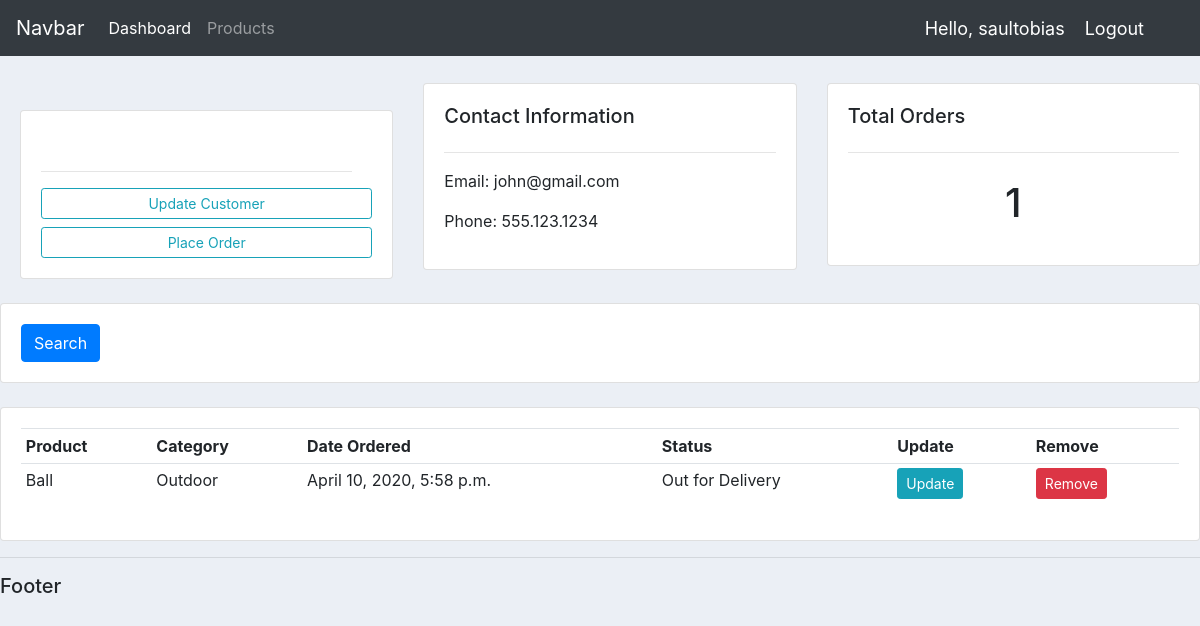
The app's page /customer/1/ (signed in), older data.
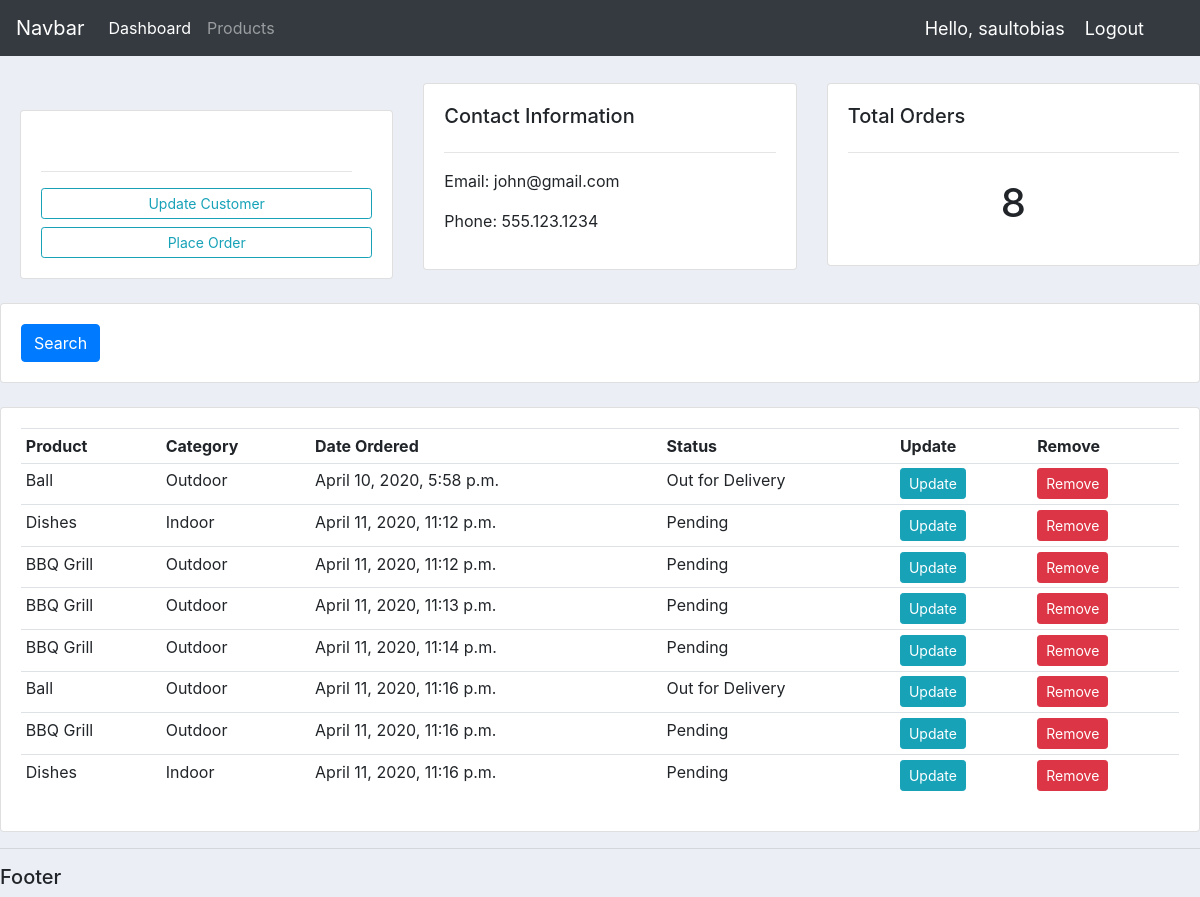
The same page, newer data.
### accounts/models.py (models this page shows, shortened)
class Order(models.Model):
	STATUS = (
			('Pending', 'Pending'),
			('Out for Delivery', 'Out for Delivery'),
			('Delivered', 'Delivered'),
		)
	customer = models.ForeignKey(Customer, null = True, on_delete = models.SET_NULL)
	product = models.ForeignKey(Product, null = True, on_delete = models.SET_NULL)
	date_created = models.DateTimeField(auto_now_add=True, null=True)
	status = models.CharField(max_length=200, null=True, choices=STATUS)

class Product(models.Model):
	CATEGORY = (
			('Indoor', 'Indoor'),
			('Outdoor', 'Outdoor'),
		)
	name = models.CharField(max_length=200, null=True)
	price = models.FloatField(null=True)
	category = models.CharField(max_length=200, null=True, choices=CATEGORY)
	description = models.CharField(max_length=200, null=True, blank = True)
	date_created = models.DateTimeField(auto_now_add=True, null=True)
	tags = models.ManyToManyField(Tag)
	def __str__(self):
		return self.name

### accounts/views.py (the view)
# urls.py: path('customer/<str:pk>/', views.customer, name="customer"),
@login_required(login_url='login')
def customer(request, pk):
	customer = Customer.objects.get(id=pk)
	orders = customer.order_set.all()
	orders_count = orders.count()
	context = {'customer':customer, 'orders':orders, 'orders_count':orders_count}
	return render(request, 'accounts/customer.html', context)

### accounts/templates/accounts/customer.html
{% extends 'accounts/main.html' %}
{% block content %}
<br>
<div class="row">
	<div class="col-md">
		<div class="card card-body">
			<h5>Customer</h5>
			<hr>
			<a class="btn btn-outline-info btn-sm btn-block" href="">Update Customer</a>
			<a class="btn btn-outline-info btn-sm btn-block" href="{% url 'create_order' customer.id %}">Place Order</a>
		</div>
	</div>
	<div class="col-md">
		<div class="card card-body">
			<h5>Contact Information</h5>
			<hr>
			<p>Email: {{customer.email}}</p>
			<p>Phone: {{customer.phone}}</p>
		</div>
	</div>
	<div class="col-md">
		<div class="card card-body">
			<h5>Total Orders</h5>
			<hr>
			<h1 style="text-align: center;padding: 10px">{{orders_count}}</h1>
		</div>
	</div>
</div>
<br>
<div class="row">
	<div class="col">
		<div class="card card-body">
			<form method="get">
				<button class="btn btn-primary" type="submit">Search</button>
			</form>
		</div>
	</div>
</div>
<br>
<div class="row">
	<div class="col-md">
		<div class="card card-body">
			<table class="table table-sm">
				<tr>
					<th>Product</th>
					<th>Category</th>
					<th>Date Ordered</th>
					<th>Status</th>
					<th>Update</th>
					<th>Remove</th>
				</tr>
				{% for order in orders%}
				<tr>
					<td>{{order.product}}</td>
					<td>{{order.product.category}}</td>
					<td>{{order.date_created}}</td>
					<td>{{order.status}}</td>
					<td><a class ="btn btn-sm btn-info" href="{% url 'update_order' order.id %}">Update</a></td>
					<td><a class ="btn btn-sm btn-danger" href="{% url 'delete' order.id %}">Remove</a></td>
				</tr>
				{% endfor %}
			</table>
		</div>
	</div>
</div>
{% endblock %}

Row changes from the older to the newer data that the page shows:
added Order: product "Dishes", product.category "Indoor", date_created "April 11, 2020, 11:12 p.m.", status "Pending"
added Order: product "BBQ Grill", product.category "Outdoor", date_created "April 11, 2020, 11:12 p.m.", status "Pending"
added Order: product "BBQ Grill", product.category "Outdoor", date_created "April 11, 2020, 11:13 p.m.", status "Pending"
added Order: product "BBQ Grill", product.category "Outdoor", date_created "April 11, 2020, 11:14 p.m.", status "Pending"
added Order: product "Ball", product.category "Outdoor", date_created "April 11, 2020, 11:16 p.m.", status "Out for Delivery"
added Order: product "BBQ Grill", product.category "Outdoor", date_created "April 11, 2020, 11:16 p.m.", status "Pending"
added Order: product "Dishes", product.category "Indoor", date_created "April 11, 2020, 11:16 p.m.", status "Pending"
Text that changed along with them:
{{ orders_count }}: "1" → "8"
